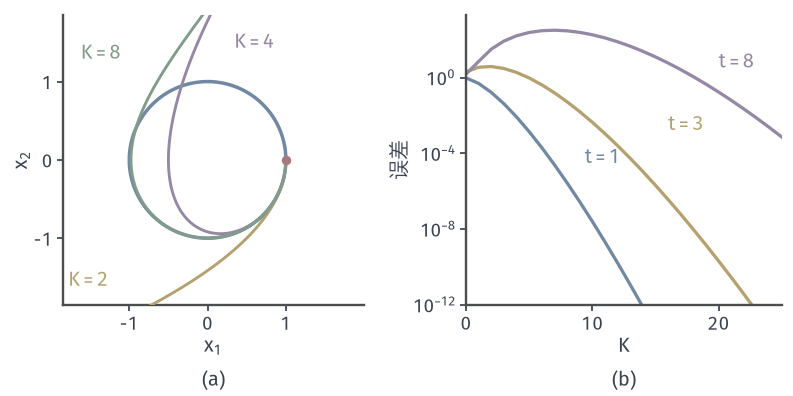

Recreate this plot in Python.
from pathlib import Path
import sys
ROOT = next(p for p in Path(__file__).resolve().parents if (p/'build.sh').is_file() and (p/'tex/book.tex').is_file())
sys.path.insert(0, str(ROOT/'figures/06-differential-equations/01-ordinary-differential-equations/matplotlib/lde-common'))
from lde_common import *
HERE = Path(__file__).resolve().parent
# 目标：旋转矩阵 A=[[0,1],[-1,0]] 的指数级数：部分和轨迹逼近单位圆；固定 t 的截断误差先升后超指数下降。
A = np.array([[0., 1], [-1, 0]])
def partial(t, K):
    S = np.eye(2); T = np.eye(2)
    for k in range(1, K+1):
        T = T@(t*A)/k
        S = S+T
    return S
fig, axes = figure(width_mm=112, height_mm=56, ncols=2)
panel(fig, .07, .985, .96, .23, .3)
a, b = axes
th = np.linspace(0, 2*np.pi, 400)
a.plot(np.cos(th), -np.sin(th), color=BLUE, lw=MAIN, zorder=2)
for K, col, ls in ((2, YELLOW, '-'), (4, PURPLE, '-'), (8, GREEN, '-')):
    p = np.array([partial(t, K)@np.array([1., 0]) for t in np.linspace(0, np.pi*1.5, 300)])
    a.plot(p[:, 0], p[:, 1], color=col, lw=1.15, ls=ls, zorder=3)
a.plot([1], [0], 'o', ms=3.8, color=RED, mew=0, zorder=5)
a.text(-1.78, -1.62, '$K=2$', color=YELLOW); a.text(.34, 1.42, '$K=4$', color=PURPLE); a.text(-1.62, 1.28, '$K=8$', color=GREEN)
a.set_aspect('equal'); a.set_xlim(-1.85, 2.0); a.set_ylim(-1.85, 1.85); a.set_xticks([-1, 0, 1]); a.set_yticks([-1, 0, 1]); label(a, '$x_1$', '$x_2$')
Ks = np.arange(0, 26)
for t, col in ((1, BLUE), (3, YELLOW), (8, PURPLE)):
    E = expm(t*A)
    err = [max(np.linalg.norm(partial(t, K)-E, 2), 1e-16) for K in Ks]
    b.semilogy(Ks, err, '-', color=col, lw=1.3)
    i = min(9, 23)
    b.text({1: 9.4, 3: 16, 8: 20}[t], {1: 3e-5, 3: 1.5e-3, 8: 3e0}[t], f'$t={t}$', color=col)
b.set_xlim(0, 25); b.set_ylim(1e-12, 2e3); b.set_xticks([0, 10, 20]); b.set_yticks([1e-12, 1e-8, 1e-4, 1]); label(b, '$K$', '误差')
tags(fig, axes)
save(fig, HERE, 'figure', {'A': A.tolist(), 'error': 'spectral norm of partial sum minus expm', 'partial sums': 'K=2,4,8, t in [0,1.5 pi]'})
